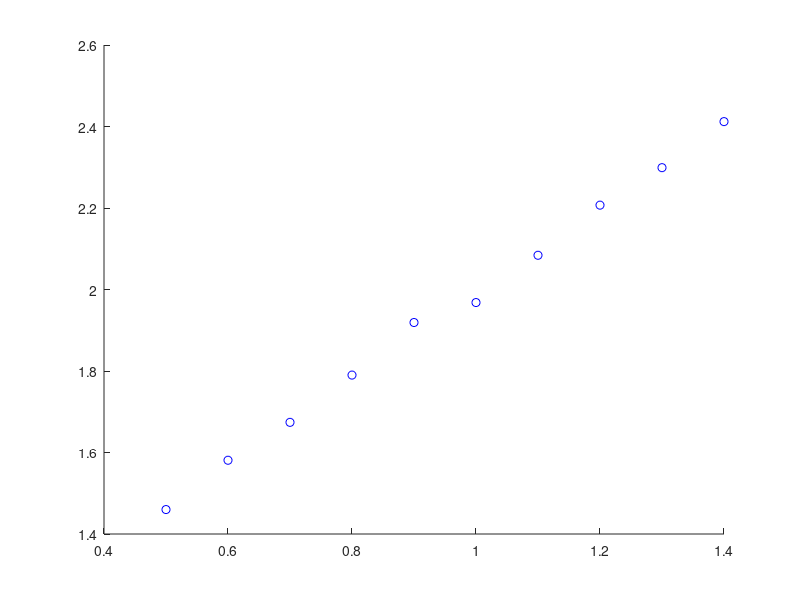

This figure's MATLAB source: (Note: this script raises an error after producing the figure.)
#{
  Data initialization:
    - L - vector of pendulum length in meters,
    - T - vector of pendulum period in seconds;
#}
L = [0.5, 0.6, 0.7, 0.8, 0.9, 1.0, 1.1, 1.2, 1.3, 1.4];
T = [1.46, 1.581, 1.674, 1.79, 1.919, 1.968, 2.084, 2.207, 2.299, 2.412];
s = scatter(L, T, "b");
p = polyfit(L, T, 1);
#plot(s);
plot(s, p);